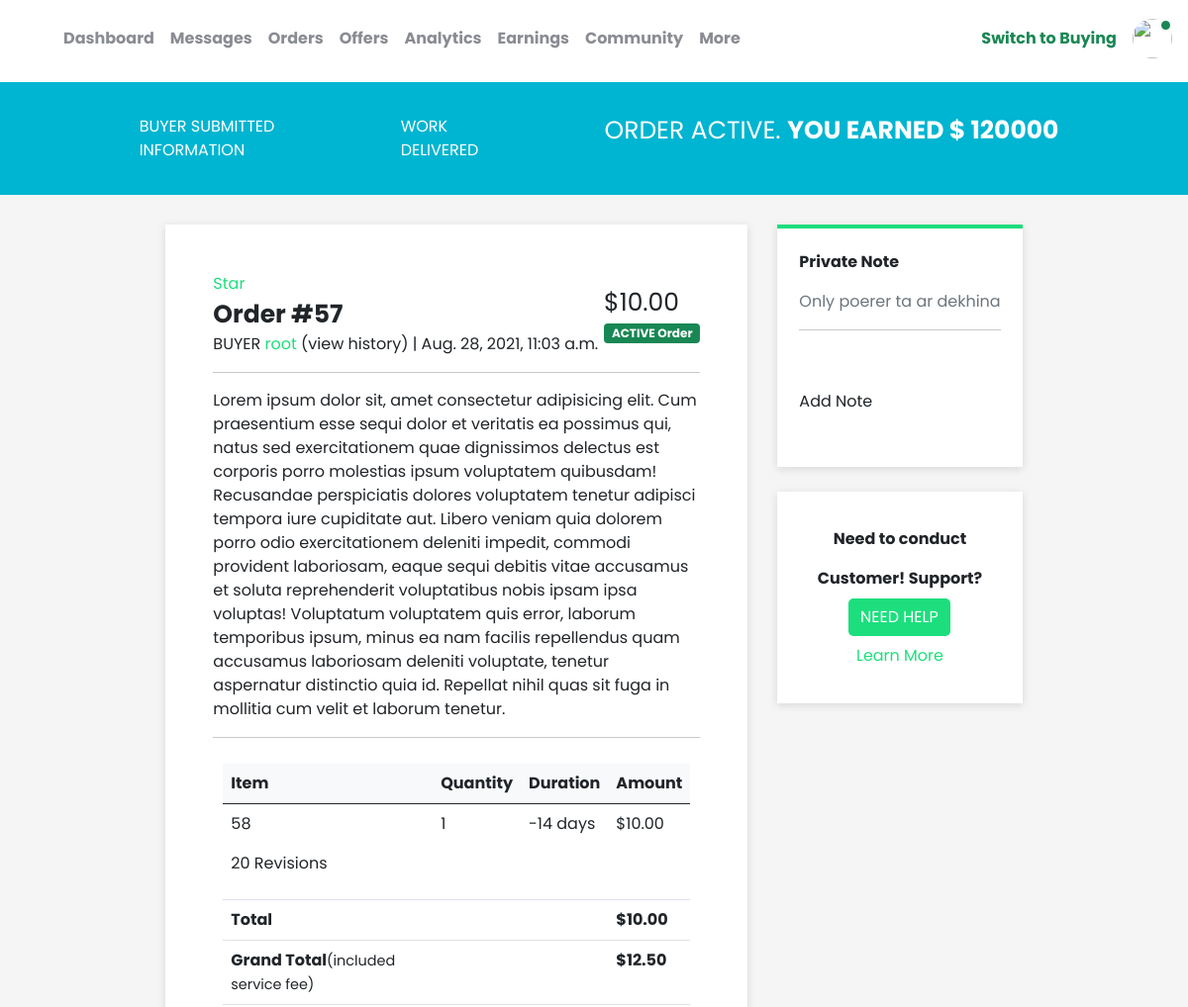
/seller_order_details/57/ (upper part), run on an earlier commit of the app's database.
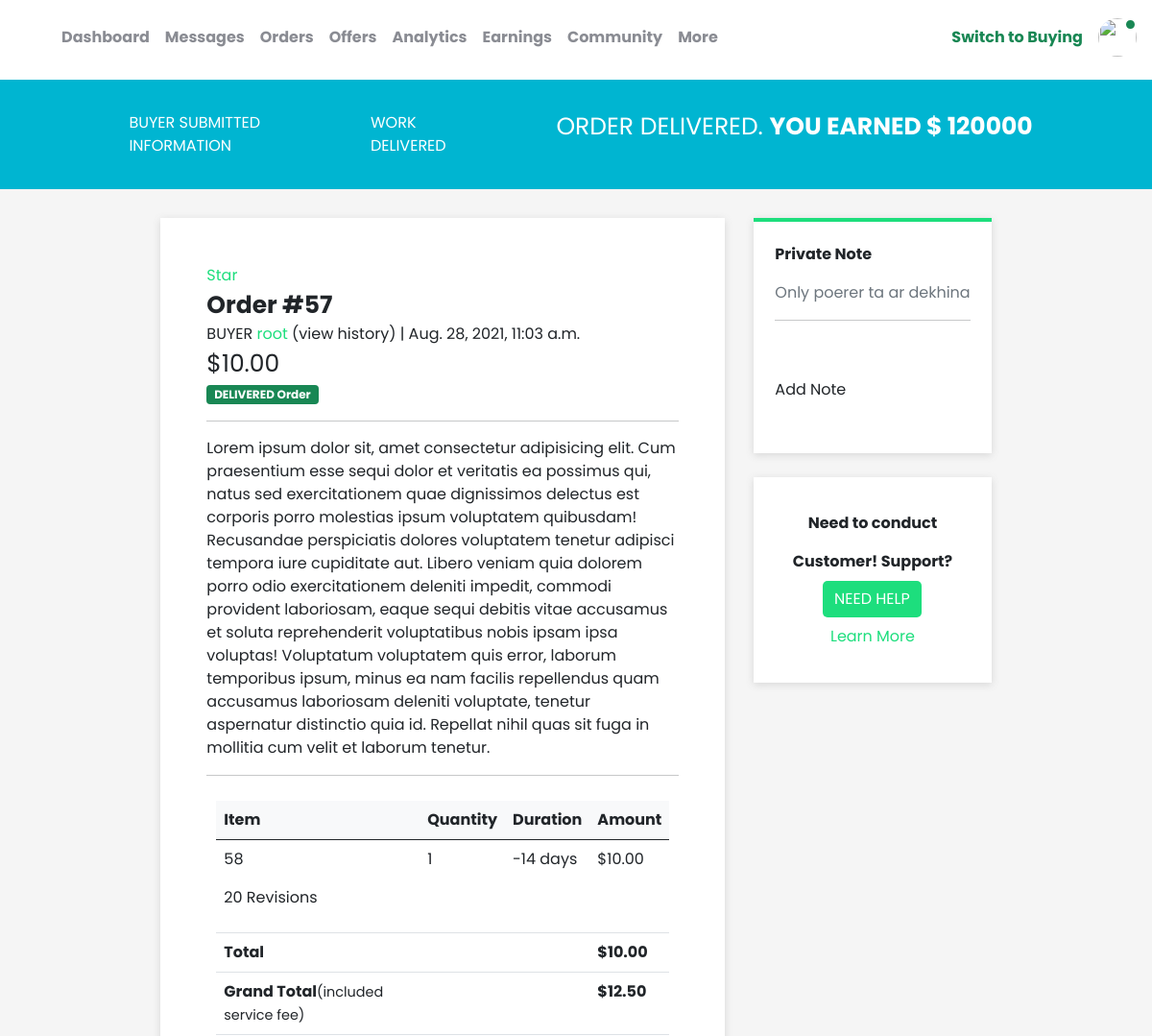
And on a later commit of the database.
### mainApp/models.py (models this page shows, shortened)
class Checkout(models.Model):
    ORDER_CHOICES = (
        ("ACTIVE", "ACTIVE"),
        ("LATE", "LATE"),
        ("COMPLETED", "COMPLETED"),
        ("DELIVERED", "DELIVERED"),
        ("CANCELLED", "CANCELLED"),
        ("ON REVIEW", "ON REVIEW")
    )
    user = models.ForeignKey(User, on_delete=models.CASCADE)
    seller = models.ForeignKey(
        User, on_delete=models.CASCADE, null=True, related_name='seller')
    created_at = models.DateTimeField(auto_now_add=True)
    updated_at = models.DateTimeField(auto_now_add=True)
    first_name = models.CharField(max_length=120)
    last_name = models.CharField(max_length=120)
    package = models.ForeignKey(OfferManager, on_delete=models.CASCADE)
    quantity = models.PositiveIntegerField(default=0)
    price = models.DecimalField(decimal_places=2, max_digits=10, default=0.00)
    total = models.DecimalField(decimal_places=2, max_digits=10, default=0.00)
    grand_total = models.DecimalField(
        decimal_places=2, max_digits=10, default=0.00, null=True)
    paid = models.BooleanField(default=False)
    due_date = models.DateField(null=True)
    order_status = models.CharField(max_length=200, choices=ORDER_CHOICES, default="ACTIVE")
    is_complete = models.BooleanField(default=False, null=True)
    is_cancel = models.BooleanField(default=False, null=True)
    on_review = models.BooleanField(default=False, null=True)

class OfferManager(models.Model):
    offer = models.ForeignKey(Offer, on_delete=models.CASCADE, null=True)
    package = models.ForeignKey(Package, on_delete=models.CASCADE, null=True)
    price = models.DecimalField(max_digits=10, decimal_places=2, default=0.00)
    def __str__(self):
        return str(self.id)

### mainApp/views.py (the view)
# urls.py: path('seller_order_details/<int:id>/', views.seller_order_details, name="SellerOrderDetails"),
def seller_order_details(request, id):
    order = Checkout.objects.get(pk=id)
    today_date = date.today()
    duration = str(order.due_date - today_date).split(",")[0]
    print(duration)
    print(type(duration))
    args = {
        'order': order,
        "duration": duration,
    }
    return render(request, 'sellingview/seller_order_details.html', args)

### mainApp/templates/sellingview/seller_order_details.html (shortened to what the changed rows need)
{% extends 'wasekPart/base.html' %}
{% load static %}
      {% block content %}
      <link rel="stylesheet" href="{% static 'css/seller_order_details.css' %}">
    <div class="earned__section">
        <div class="container">
          <div class="total__earned">
          <div class="order__completed">
              <p class="text-white check_name3">ORDER {{ order.order_status }}. <span class="fw-bold">YOU EARNED $ 120000</span></p>
          </div>
          </div>
        </div>
    </div>
    <div class="container-fluid">
      <div class="main__content__card">
        <div class="main__content">
          <div class="order____details">
            <div class="order__first__colum">
              <p><span class="order__info fw-bold">Order #{{order.id}}
                <p>BUYER  <span class="second__star"> {{order.user}}</span> (view history) | {{order.created_at}}</p>
            </div>
            <div class="order__second__colum">
              <p class="erned____amount">${{order.total}}</p>
              <p><span class="badge bg-success">{{order.order_status}} Order</span><p>
          </div>
        </div>
        <div class="order___table table-responsive">
          <table class="table">
            <thead class="bg-light">
              <tr>
                <th scope="col">Item</th>
                <th scope="col">Quantity</th>
                <th scope="col">Duration</th>
                <th scope="col">Amount</th>
              </tr>
            </thead>
            <tbody>
              <tr>
                <td><p>{{ order.package }}</p>
                  <p> 20 Revisions</p>
                </td>
                <td>{{ order.quantity }}</td>
                <td>{{ duration }}</td>
                <td>${{ order.total }}</td>
              </tr>
              <tr>
                <td class="fw-bold">Total</td>
                <td></td>
                <td></td>
                <td class="fw-bold">${{ order.total }}</td>
              </tr>
              <tr>
                <td class="fw-bold">Grand Total<span class="include__service">(included service fee)</span></td>
                <td></td>
                <td></td>
              <td class="fw-bold">${{ order.grand_total }}</td>
              </tr>
            </tbody>
          </table>
        </div>
        </div>
  </div>
</div>
    {% include 'buyingview/buying_footer.html' %}
{% endblock %}

What changed in the data, as far as the page shows it:
changed Checkout "root": order_status "ACTIVE" → "DELIVERED"
